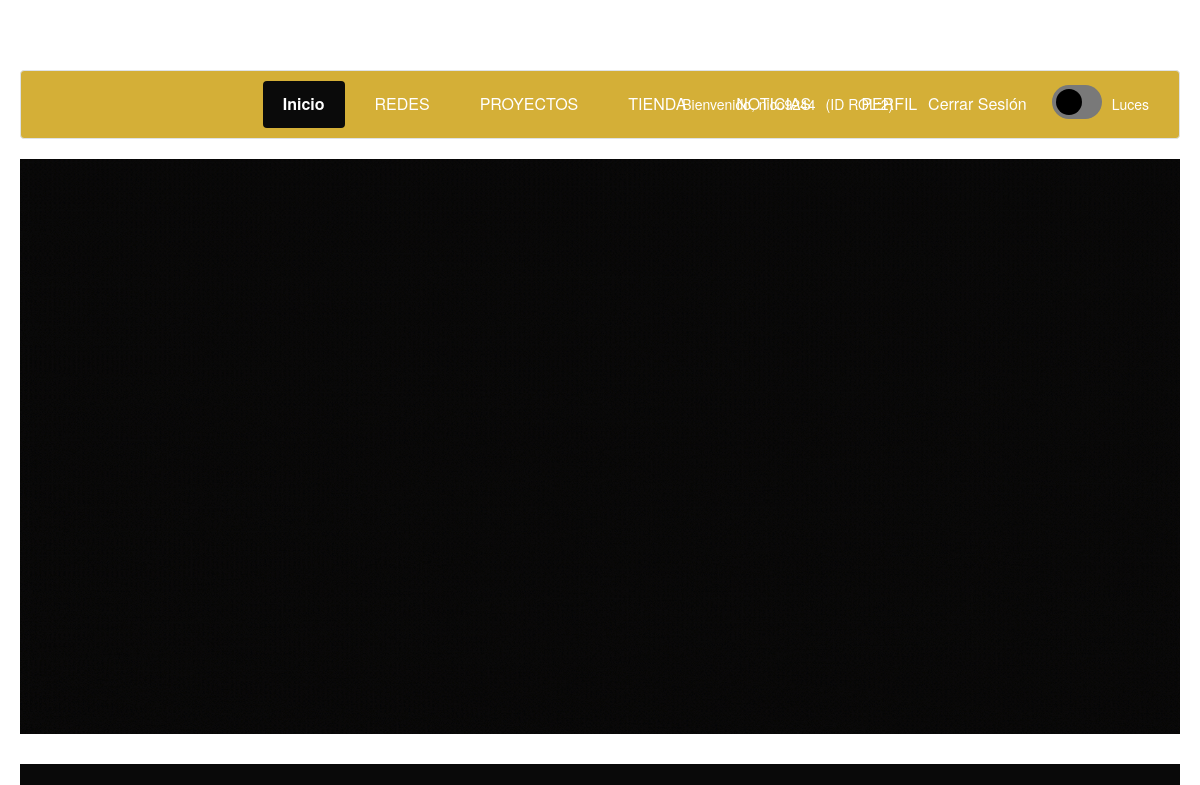
Page /inicio.php (signed in, upper part) on the earlier database version.
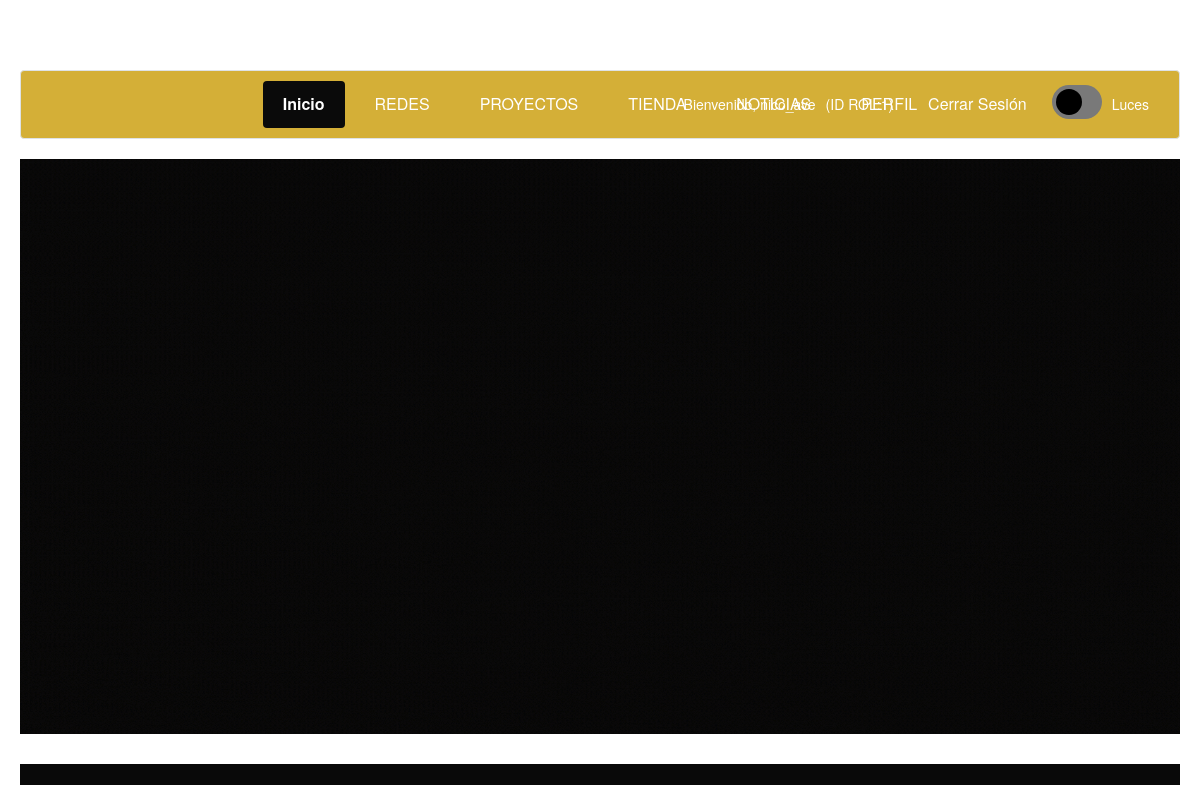
Same page on the later database version.
### tables this page shows
CREATE TABLE `usuarios` (
  `idusuario` int(11) NOT NULL,
  `nickname` varchar(255) NOT NULL,
  `email` varchar(255) NOT NULL,
  `contrasenia` varchar(255) NOT NULL,
  `fb_id` varchar(255) DEFAULT NULL,
  `foto` varchar(255) DEFAULT NULL,
  `descripcion` varchar(255) DEFAULT NULL,
  `twitter` varchar(255) DEFAULT NULL,
  `instagram` varchar(255) DEFAULT NULL,
  `facebook` varchar(255) DEFAULT NULL,
  `idestado` int(11) NOT NULL,
  `nombre` varchar(50) NOT NULL,
  `apellido` varchar(50) NOT NULL,
  `discord_id` varchar(255) DEFAULT NULL,
  `avatar` varchar(255) DEFAULT NULL,
  `fecha_registro` datetime NOT NULL DEFAULT current_timestamp()
);

### header_usuario.php (the view, shortened to what this page needs)
<?php
$idusuario = $_SESSION['logueado'];
$consulta = mysqli_query($conexion, "SELECT * FROM usuarios WHERE idusuario = $idusuario");
while($respuesta = mysqli_fetch_assoc($consulta)) {
    $nick = $respuesta['nickname'];
    $rol = $_SESSION['rol'];
}
?>
<link href="admin/css/perfil.css" rel="stylesheet">
<link rel="stylesheet" href="https://maxcdn.bootstrapcdn.com/bootstrap/3.3.5/css/bootstrap.min.css">
<link href="admin/css/proyectlist.css" rel="stylesheet">
<link href="admin/css/dark-mode.css" rel="stylesheet">
<link rel="stylesheet" href="https://cdnjs.cloudflare.com/ajax/libs/font-awesome/6.0.0/css/all.min.css">
<div class="navbar">
    <a href="inicio.php" class="active">Inicio</a>
    <a href="admin/redeslist.php">REDES</a>
    <a href="admin/proyectoslist.php">PROYECTOS</a>
    <a href=" Archivo tienda.php">TIENDA</a>
    <a href="https://es.cointelegraph.com/tags/games">NOTICIAS</a>
    <a href="perfil.php">PERFIL</a>
    <div class="user-info">
        <span>Bienvenido, <?php echo $nick; ?></span>
        <span>(ID ROL:<?php echo $rol; ?>)</span>
        <a href="logout.php" style="color:rgb(0, 0, 0);">Cerrar Sesión</a>
        <label class="toggle-switch">
                <span class="slider"></span>
                </label>
                <span>Luces</span>
    </div>
</div>

Differences in the rows shown:
changed usuarios: nickname "nico9244" → "nico_ave"
Other differences:
$rol: "2" → "1"
